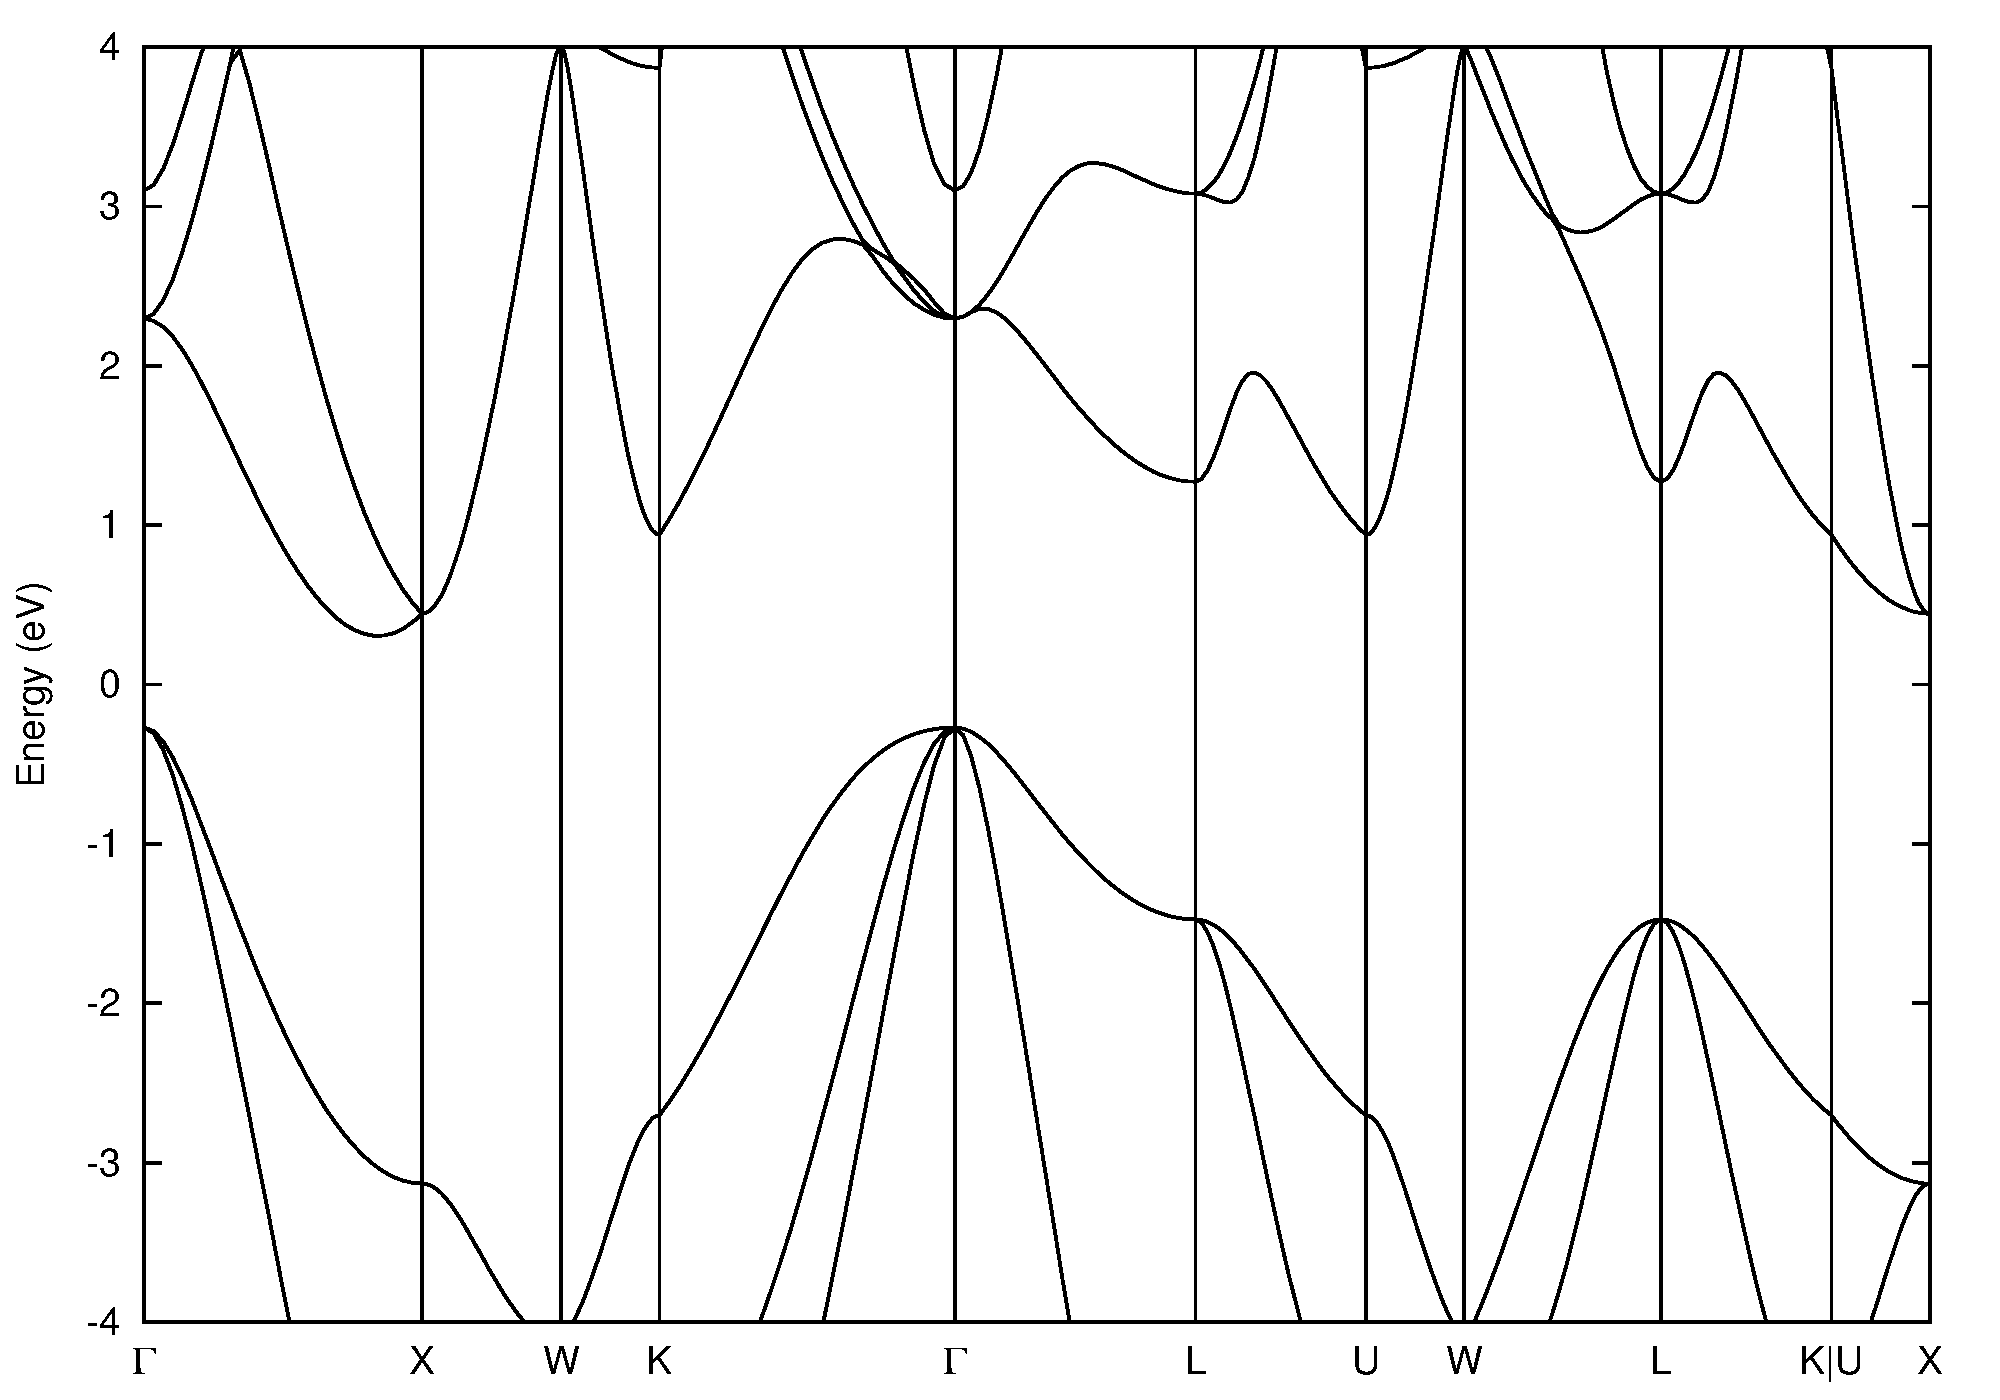

Recreate this plot in gnuplot.
set term postscript enhanced color eps
set output "bands.eps"
set ylabel "Energy (eV)"

Elo = -4
Ehi = 4
Efermi = 6.1185
set xrange [0.0:1.18217]
set yrange [Elo:Ehi]

set xtics ("{/Symbol G}" 0.0,\
"X" 0.184162,\
"W" 0.276243,\
"K" 0.341354,\
"{/Symbol G}" 0.536688,\
"L" 0.696177,\
"U" 0.808952,\
"W" 0.874063,\
"L" 1.00429,\
"K|U" 1.11706,\
"X" 1.18217)

set arrow from      0.184162, Elo to      0.184162, Ehi nohead
set arrow from      0.276243, Elo to      0.276243, Ehi nohead
set arrow from      0.341354, Elo to      0.341354, Ehi nohead
set arrow from      0.536688, Elo to      0.536688, Ehi nohead
set arrow from      0.696177, Elo to      0.696177, Ehi nohead
set arrow from      0.808952, Elo to      0.808952, Ehi nohead
set arrow from      0.874063, Elo to      0.874063, Ehi nohead
set arrow from      1.004286, Elo to      1.004286, Ehi nohead
set arrow from      1.117061, Elo to      1.117061, Ehi nohead

set style line 1 lt 1 lw 1 pt 7 ps 0.3 lc rgb "black"
unset key

plot for[i=0:7] "segment1" index i u 1:($2-Efermi) w lines ls 1,\
for[i=0:7] "segment2" index i u 1:($2-Efermi) w lines ls 1,\
for[i=0:7] "segment3" index i u 1:($2-Efermi) w lines ls 1,\
for[i=0:7] "segment4" index i u 1:($2-Efermi) w lines ls 1,\
for[i=0:7] "segment5" index i u 1:($2-Efermi) w lines ls 1,\
for[i=0:7] "segment6" index i u 1:($2-Efermi) w lines ls 1,\
for[i=0:7] "segment7" index i u 1:($2-Efermi) w lines ls 1,\
for[i=0:7] "segment8" index i u 1:($2-Efermi) w lines ls 1,\
for[i=0:7] "segment9" index i u 1:($2-Efermi) w lines ls 1,\
for[i=0:7] "segment10" index i u 1:($2-Efermi) w lines ls 1
